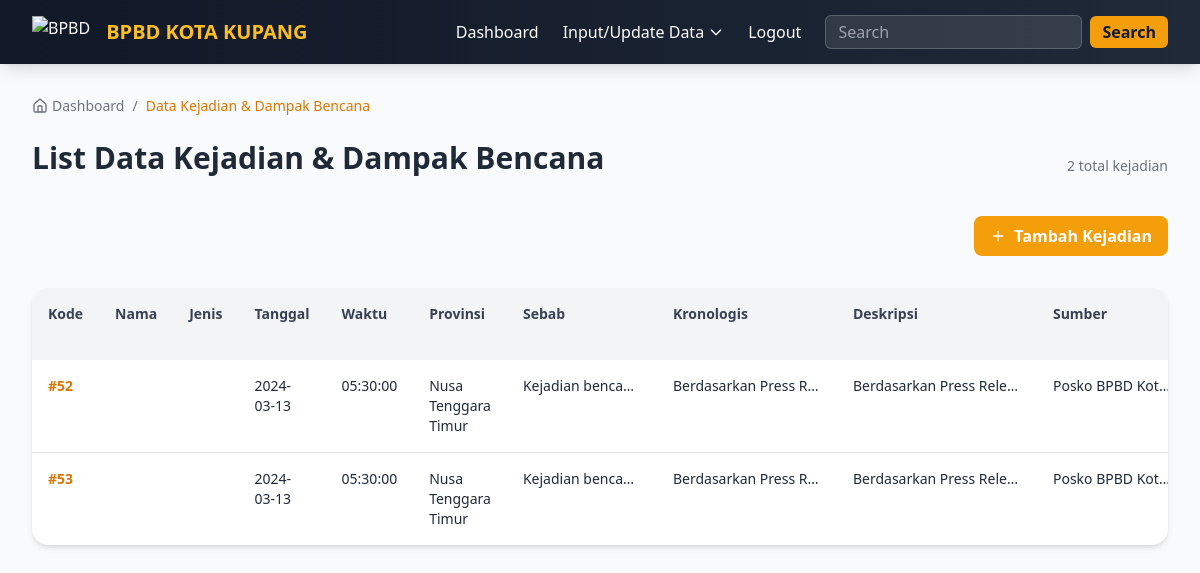
The page /list-kejadian.php (signed in) on the database its author committed.
### tables this page shows
CREATE TABLE `kejadian` (
  `id` int(11) NOT NULL,
  `jenis_id` json NOT NULL,
  `nama` json NOT NULL,
  `tanggal` date NOT NULL,
  `waktu` time NOT NULL,
  `provinsi` text NOT NULL,
  `kabkota` text NOT NULL,
  `kecamatan` json NOT NULL,
  `kelurahan` json NOT NULL,
  `geografis` text NOT NULL,
  `sebab` text DEFAULT NULL,
  `kronologis` text DEFAULT NULL,
  `deskripsi` text DEFAULT NULL,
  `sumber` text DEFAULT NULL,
  `kondisi` text DEFAULT NULL,
  `status_darurat` text NOT NULL,
  `upaya` text DEFAULT NULL,
  `foto` varchar(255) DEFAULT NULL,
  `sebaran` text DEFAULT NULL,
  `kib` text DEFAULT NULL,
  `dana` text NOT NULL,
  `sdm` text NOT NULL,
  `sarpras` text NOT NULL,
  `logistik` text NOT NULL,
  `alat` text NOT NULL,
  `aml` text NOT NULL,
  `amp` text NOT NULL,
  `dwsml` text NOT NULL,
  `dwsmp` text NOT NULL,
  `lnml` text NOT NULL,
  `lnmp` text NOT NULL,
  `tml` text NOT NULL,
  `tmp` text NOT NULL,
  `ahl` text NOT NULL,
  `ahp` text NOT NULL,
  `dwshl` text NOT NULL,
  `dwshp` text NOT NULL,
  `lnhl` text NOT NULL,
  `lnhp` text NOT NULL,
  `thl` text NOT NULL,
  `thp` text NOT NULL,
  `alkl` text DEFAULT NULL,
  `alkp` text NOT NULL,
  `dwsll` text NOT NULL,
  `dwslp` text NOT NULL,
  `lnll` text NOT NULL,
  `lnlp` text NOT NULL,
  `tll` text NOT NULL,
  `tlp` text NOT NULL,
  `atl` text NOT NULL,
  `atp` text NOT NULL,
  `dwstl` text NOT NULL,
  `dwstp` text NOT NULL,
  `lntl` text NOT NULL,
  `lntp` text NOT NULL,
  `ttl` text NOT NULL,
  `ttp` text NOT NULL,
  `aul` text NOT NULL,
  `aup` text NOT NULL,
  `dwsul` text NOT NULL,
  `dwsup` text NOT NULL,
  `lnul` text NOT NULL,
  `lnup` text NOT NULL,
  `tul` text NOT NULL,
  `tup` text NOT NULL,
  `sawah` text NOT NULL,
  `txsawah` text NOT NULL,
  `lahan` text NOT NULL,
  `txlahan` text NOT NULL,
  `kebun` text NOT NULL,
  `txkebun` text NOT NULL,
  `hutan` text NOT NULL,
  `txhutan` text NOT NULL,
  `kolam` text NOT NULL,
  `txkolam` text NOT NULL,
  `kb` text NOT NULL,
  `ks` text NOT NULL,
  `kr` text NOT NULL,
  `ktrd` text NOT NULL,
  `txkios` text NOT NULL,
  `pb` text NOT NULL,
  `ps` text NOT NULL,
  `pr` text NOT NULL,
  `ptrd` text NOT NULL,
  `txpabrik` text NOT NULL,
  `txair` text NOT NULL,
  `txlampu` text NOT NULL,
  `txkom` text NOT NULL,
  `txiri` text NOT NULL,
  `txjln` text NOT NULL,
  `txtrans` text NOT NULL,
  `txbbm` text NOT NULL,
  `jb` text NOT NULL,
  `js` text NOT NULL,
  `jr` text NOT NULL,
  `jtrd` text NOT NULL,
  `txjembatan` text NOT NULL,
  `rmhb` text NOT NULL,
  `rmhs` text NOT NULL,
  `rmhr` text NOT NULL,
  `rmhtrd` text NOT NULL,
  `txrmh` text NOT NULL,
  `skob` text NOT NULL,
  `skos` text NOT NULL,
  `skor` text NOT NULL,
  `skotrd` text NOT NULL,
  `txsko` text NOT NULL,
  `rib` text NOT NULL,
  `ris` text NOT NULL,
  `rir` text NOT NULL,
  `ritrd` text NOT NULL,
  `txri` text NOT NULL,
  `faskesb` text NOT NULL,
  `faskess` text NOT NULL,
  `faskesr` text NOT NULL,
  `faskestrd` text NOT NULL,
  `txfaskes` text NOT NULL,
  `ktrb` text NOT NULL,
  `ktrs` text NOT NULL,
  `ktrr` text NOT NULL,
  `ktrtrd` text NOT NULL,
  `txktr` text NOT NULL,
  `psrb` text NOT NULL,
  `psrs` text NOT NULL,
  `psrr` text NOT NULL,
  `psrtrd` text NOT NULL,
  `txpsr` text NOT NULL,
  `layanan` text NOT NULL
);

### list-kejadian.php (the view, shortened to what this page needs)
<?php
require "koneksi.php";
$queryKejadian = mysqli_query($con, "SELECT * FROM kejadian");
$kejadianData = [];
while ($row = mysqli_fetch_assoc($queryKejadian)) {
    $kejadianData[] = $row;
}
$jumlahKejadian = count($kejadianData);
?>
<!DOCTYPE html>
<html lang="en">
<head>
    <script src="https://cdn.tailwindcss.com"></script>
</head>
<body class="bg-gray-50 text-gray-800">
<?php require "navbar-dashboard.php"; ?>
<main class="max-w-7xl mx-auto px-4 sm:px-6 lg:px-8 pt-24 pb-12">
    <nav class="text-sm text-gray-500 mb-6">
        <ol class="flex items-center space-x-2">
            <li class="flex items-center gap-1">
                <i data-lucide="home" class="w-4 h-4"></i>
                <a href="dashboard.php" class="hover:text-amber-600">Dashboard</a>
            </li>
            <li>/</li>
            <li class="text-amber-600 font-medium">Data Kejadian & Dampak Bencana</li>
        </ol>
    </nav>
    <div class="flex flex-col md:flex-row md:items-end md:justify-between mb-6">
        <h1 class="text-2xl md:text-3xl font-extrabold">List Data Kejadian & Dampak Bencana</h1>
        <span class="text-sm text-gray-500 mt-2 md:mt-0"><?= $jumlahKejadian ?> total kejadian</span>
    </div>
    <div class="flex justify-end mb-8">
        <a href="input-kejadian.php" class="inline-flex items-center gap-2 mt-4 px-4 py-2 rounded-lg bg-amber-500 hover:bg-amber-600 text-white font-semibold transition">
                <i data-lucide="plus" class="w-4 h-4"></i>Tambah Kejadian
            </a>
    </div>
    <?php if ($jumlahKejadian == 0): ?>
        <div class="bg-white rounded-2xl shadow-md p-8 text-center border border-gray-700/15">
            <i data-lucide="folder-open" class="w-16 h-16 text-gray-300 mx-auto mb-4"></i>
            <p class="text-gray-600">Belum ada data kejadian.</p>
        </div>
    <?php else: ?>
        <div class="hidden md:block bg-white rounded-2xl shadow-md overflow-hidden">
    <div class="overflow-x-auto">
        <table class="w-full text-sm">
            <thead class="bg-gray-100 text-gray-700">
                <tr>
                    <th class="p-4 text-left align-top">Kode</th>
                    <th class="p-4 text-left align-top">Nama</th>
                    <th class="p-4 text-left align-top">Jenis</th>
                    <th class="p-4 text-left align-top">Tanggal</th>
                    <th class="p-4 text-left align-top">Waktu</th>
                    <th class="p-4 text-left align-top">Provinsi</th>
                    <th class="p-4 text-left align-top">Sebab</th>
                    <th class="p-4 text-left align-top">Kronologis</th>
                    <th class="p-4 text-left align-top">Deskripsi</th>
                    <th class="p-4 text-left align-top">Sumber</th>
                </tr>
            </thead>
            <tbody class="divide-y divide-gray-200">
<?php foreach ($kejadianData as $d): ?>
    <tr class="hover:bg-gray-50 transition align-top">
        <td class="p-4 font-semibold text-amber-600 align-top">
            #<?= $d["id"] ?>
        </td>
        <td class="p-4 align-top">
        </td>
        <td class="p-4 align-top">
        </td>
        <td class="p-4 align-top"><?= htmlspecialchars($d["tanggal"]) ?></td>
        <td class="p-4 align-top"><?= htmlspecialchars($d["waktu"]) ?></td>
        <td class="p-4 align-top"><?= htmlspecialchars($d["provinsi"]) ?></td>
        <td class="p-4 max-w-[150px] truncate align-top" title="<?= htmlspecialchars($d["sebab"]) ?>">
            <?= htmlspecialchars($d["sebab"]) ?>
        </td>
        <td class="p-4 max-w-[180px] truncate align-top" title="<?= htmlspecialchars($d["kronologis"]) ?>">
            <?= htmlspecialchars($d["kronologis"]) ?>
        </td>
        <td class="p-4 max-w-[200px] truncate align-top" title="<?= htmlspecialchars($d["deskripsi"]) ?>">
            <?= htmlspecialchars($d["deskripsi"]) ?>
        </td>
        <td class="p-4 max-w-[150px] truncate align-top" title="<?= htmlspecialchars($d["sumber"]) ?>">
            <?= htmlspecialchars($d["sumber"]) ?>
        </td>
    </tr>
<?php endforeach; ?>
            </tbody>
        </table>
    </div>
</div>
    <?php endif; ?>
</main>
</body>
</html>

### rows shown on the page
kejadian: id "52", tanggal "2024-03-13", waktu "05:30:00", provinsi "Nusa Tenggara Timur", sebab "Kejadian benca…", kronologis "Berdasarkan Press R…", deskripsi "Berdasarkan Press Rele…", sumber "Posko BPBD Kot…"
kejadian: id "53", tanggal "2024-03-13", waktu "05:30:00", provinsi "Nusa Tenggara Timur", sebab "Kejadian benca…", kronologis "Berdasarkan Press R…", deskripsi "Berdasarkan Press Rele…", sumber "Posko BPBD Kot…"

### other values the page prints
$jumlahKejadian "2"
